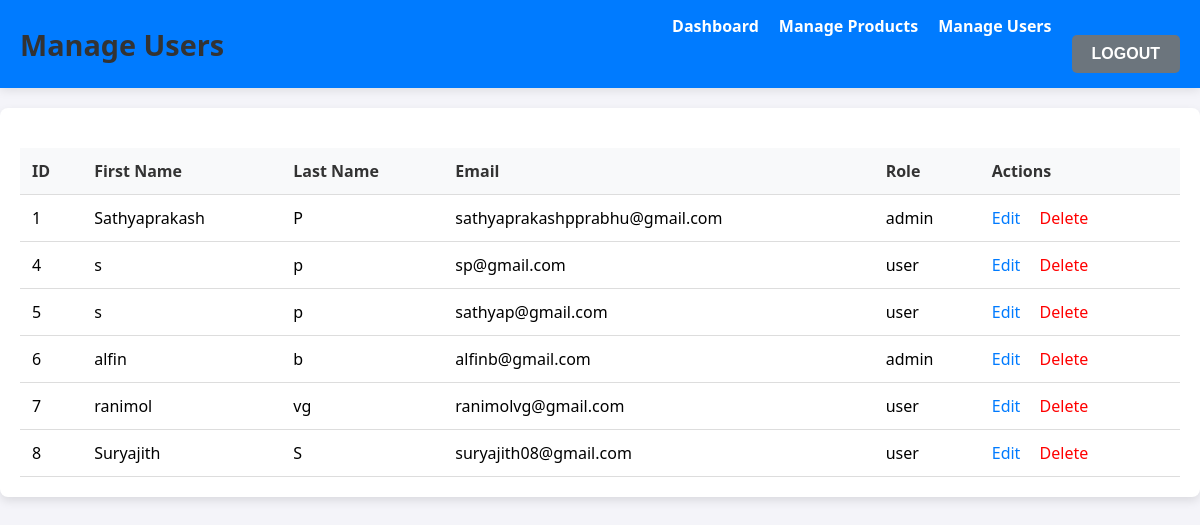
The page /manage_users.php (signed in) on the database its author committed.
### tables this page shows
CREATE TABLE IF NOT EXISTS `users` (
  `id` int NOT NULL AUTO_INCREMENT,
  `first_name` varchar(50) NOT NULL,
  `last_name` varchar(50) NOT NULL,
  `dob` date NOT NULL,
  `email` varchar(100) NOT NULL,
  `address` varchar(255) NOT NULL,
  `phone_number` varchar(15) NOT NULL,
  `password` varchar(255) NOT NULL,
  `membership_plan` varchar(20) DEFAULT 'None',
  `payment_method` enum('card','googlepay','cod') DEFAULT NULL,
  `role` enum('user','admin') DEFAULT 'user',
  `reset_token` varchar(100) DEFAULT NULL,
  `reset_token_expiry` datetime DEFAULT NULL,
  `payment_status` enum('Success','Failed') DEFAULT NULL,
  PRIMARY KEY (`id`),
  UNIQUE KEY `email` (`email`)
);

### manage_users.php (the view, shortened to what this page needs)
<?php
include('connection.php');
$sql = "SELECT * FROM users";
$result = $conn->query($sql);
?>
<!doctype html>
<html lang="en">
<head>
    <link rel="stylesheet" href="admin-style.css">
</head>
<body>
    <nav class="navbar">
        <h2>Manage Users</h2>
        <ul>
            <li><a href="admin_dashboard.php">Dashboard</a></li>
            <li><a href="manage_products.php">Manage Products</a></li>
            <li><a href="manage_users.php">Manage Users</a></li>
            <li>
                <form method="post" action="logout.php">
                    <button type="submit" name="logout" class="button-secondary">Logout</button>
                </form>
            </li>
        </ul>
    </nav>
    <div class="container">
        <table>
            <thead>
                <tr>
                    <th>ID</th>
                    <th>First Name</th>
                    <th>Last Name</th>
                    <th>Email</th>
                    <th>Role</th>
                    <th>Actions</th>
                </tr>
            </thead>
            <tbody>
                <?php while ($user = $result->fetch_assoc()): ?>
                <tr>
                    <td><?php echo htmlspecialchars($user['id']); ?></td>
                    <td><?php echo htmlspecialchars($user['first_name']); ?></td>
                    <td><?php echo htmlspecialchars($user['last_name']); ?></td>
                    <td><?php echo htmlspecialchars($user['email']); ?></td>
                    <td><?php echo htmlspecialchars($user['role']); ?></td>
                    <td class="table-actions">
                        <a href="edit_user.php?id=<?php echo $user['id']; ?>">Edit</a>
                        <a href="delete_user.php?id=<?php echo $user['id']; ?>" class="delete" onclick="return confirm('Are you sure you want to delete this user?');">Delete</a>
                    </td>
                </tr>
                <?php endwhile; ?>
            </tbody>
        </table>
    </div>
</body>
</html>

### admin-style.css (style rules this page uses)
body { font-family: 'Segoe UI', Tahoma, Geneva, Verdana, sans-serif; background-color: #f4f4f9; margin: 0; padding: 0; }
.container { max-width: 1200px; margin: 20px auto; padding: 20px; background-color: #fff; border-radius: 8px; box-shadow: 0 4px 10px rgba(0, 0, 0, 0.1); }
h1, h2 { text-align: center; color: #333; margin-bottom: 20px; }
h2 { font-size: 1.8em; }
.navbar { background-color: #007bff; color: #fff; padding: 15px 20px; display: flex; justify-content: space-between; align-items: center; box-shadow: 0 2px 10px rgba(0, 0, 0, 0.1); }
.navbar h2 { margin: 0; }
.navbar ul { list-style: none; margin: 0; padding: 0; display: flex; gap: 20px; }
.navbar ul li { display: inline; }
.navbar ul li a { color: #fff; text-decoration: none; font-weight: 600; }
table { width: 100%; border-collapse: collapse; margin-top: 20px; font-size: 16px; }
table th, table td { padding: 12px; border-bottom: 1px solid #ddd; text-align: left; }
table th { background-color: #f8f9fa; font-weight: bold; color: #333; }
.table-actions a { text-decoration: none; color: #007bff; margin-right: 15px; }
.table-actions .delete { color: #ff0000; }
form { margin-top: 20px; display: flex; flex-direction: column; gap: 15px; }
form button { padding: 12px 20px; background-color: #007bff; color: white; border: none; border-radius: 5px; font-size: 16px; cursor: pointer; transition: background-color 0.3s ease; }
.button-secondary { background-color: #6c757d; color: white; padding: 10px 20px; border: none; border-radius: 5px; cursor: pointer; text-transform: uppercase; font-weight: bold; }

### rows shown on the page
users: id "1", first_name "Sathyaprakash", last_name "P", email "sathyaprakashpprabhu@gmail.com", role "admin"
users: id "4", first_name "s", last_name "p", email "sp@gmail.com", role "user"
users: id "5", first_name "s", last_name "p", email "sathyap@gmail.com", role "user"
users: id "6", first_name "alfin", last_name "b", email "alfinb@gmail.com", role "admin"
users: id "7", first_name "ranimol", last_name "vg", email "ranimolvg@gmail.com", role "user"
users: id "8", first_name "Suryajith", last_name "S", email "suryajith08@gmail.com", role "user"
